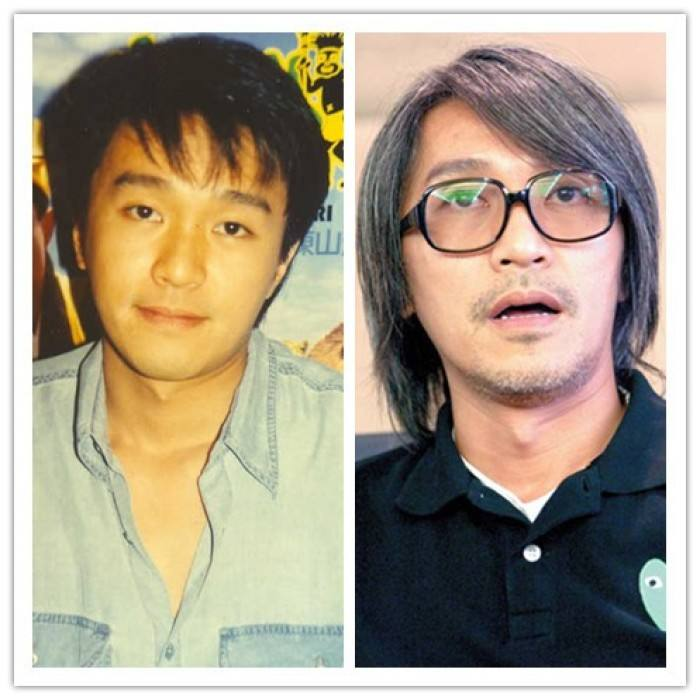
#> input picture Demos/img/xingye-3.png, 700 x 700 px, found by its file name
$ python detectionOpencv.py
#> lines starting #> are read from the running program, lines starting #| are printed output that depends on the picture; after the words box and inside, x2 and y2 are one past the last pixel; in counts of white or black regions, pixels touching at a corner belong together
'''
技术实现思路：
图片转成灰色（降低一维的灰度，减低计算强度）
脸上画矩形
使用训练分类器查找人脸
'''

# 图片转换成灰色，使用 opencv 的 cvtcolor 转换图片色彩
import cv2

filepath = 'F:/Github/DL-data-processing-methods/Demos/img/xingye-3.png'
img = cv2.imread(filepath)
#> img is the input picture: shape (700, 700, 3); mean B, G, R 138.3, 156.8, 168.4

# 转换灰度
gray = cv2.cvtColor(img, cv2.COLOR_BGR2GRAY)
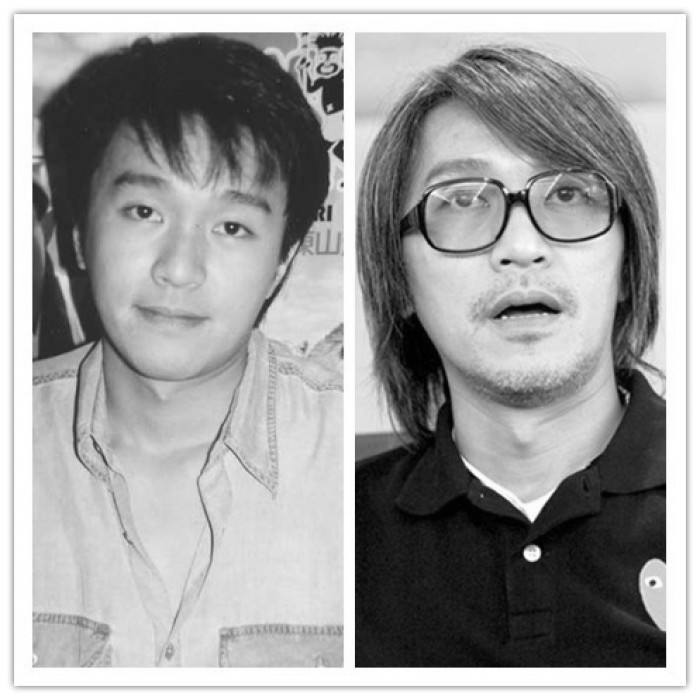
#> gray: shape (700, 700); min 0, max 255, mean 158.1

# 显示图像
cv2.imshow('Image', gray)

cv2.waitKey(0)
cv2.destroyAllWindows()

# 图片上画矩阵，使用 opencv 的 rectangle() 绘制矩形
x = y = 10  # 坐标
w = 100  # 矩形大小（宽、高）
color = (0, 0, 255)  # 定义绘制颜色
cv2.rectangle(img, (x, y), (x + w, y + w), color, 1)  # 绘制矩形
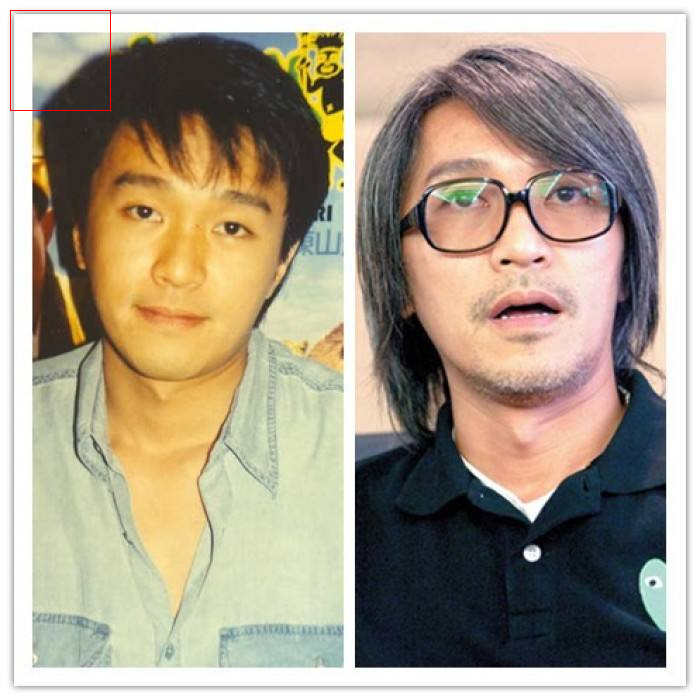
#> img: shape (700, 700, 3); 0.08% of pixels changed, all inside (x1, y1, x2, y2) = (10, 10, 111, 111)
cv2.imshow('Image', img)  # 显示图像
cv2.waitKey(0)
cv2.destroyAllWindows()

# 使用训练分类器查找人脸
'''
使用训练好的人脸模型，使用 Opencv 提供好的人脸分类模型 xml。
基于 Opencv 的人脸识别的算法研究与实现
(1) 高斯平滑技术。由于经常受到噪音的影响，会导致图像在进行预处理时发生数据损坏，图像细节受到损坏等，影响图像的整体质量。
在后期的提取，识别以及检测图像过程中都会受到一定的影响，因此需要去除噪音。在应用高斯平滑技术时，将其与自适应滤波法、中值
滤波滤波法等方式相比，无论是频率效果还是空间域，效果都更加明显，在增强低频信息的同时，能够将图像的边缘轮廓保留下来。
(2) 对比增强技术。应用对比度增强技术能够将图像中不同亮点进行分层，在测量过程中还能够统计各个点的像素，再将所得出的像素数据进行比较。
能进一步扩大各个点与周围像素之间的差异，从而增强对比度。在这一过程中，可以选择局部标准差，局部均值等方式进行比较和强化。
(3) Harr特征算法。

检测人脸
人脸识别系统，就是通过摄像头对人脸的轮廓和特征进行识别，其基础技术为轮廓对称检测方法，它可以在较为复杂的环境中获得关于人脸的信息，最终
筛选出更完整的人脸图像。

基于摄像头，在动态图像中获取一张静态的照片，同时锁定具体的位置，然后采用逐级处理技术对图片进行处理，同时以 Harr-like 为基础提取脸部信息，最后
将提取的脸部信息与数据库的信息进行对比，使用 Opencv 归一化平方差的匹配，完成人脸识别。

# 图像预处理
高斯平滑处理
灰度变换
对比度增强
二值化
# 识别特征
Harr-like 特征方式。目前，人脸检测的方式包括统计、知识，Harr-like 属于前者，Haar包括对角线特征、中心特征、线性特征、边缘特征四部分，作为判定
的基本元素，其特征图模块由白色和黑色构成，例如：某模板的特征值为F，其数值是有白色矩阵和黑色矩阵像素之差而获得的。在别是人脸特征的过程中，系统会
将图片划分为若干个小窗口，计算机根据各个区域所对应的特征，使用分类器对特征进行详细的筛选，从而做出更加准确的判断。在分析识别的过程中，系统可以
根据窗口设置的类型和矩阵位置与大小，从对应的图像中获取有价值的信息集合。
例如在一个尺寸为 24*24 像素的窗口中，就具有上万个以上的矩阵特征。
'''

# Opencv 人脸识别分类器
classifier = cv2.CascadeClassifier(
    'D:\python\python 3.5\Lib\site-packages\opencv-master\data\haarcascades\haarcascade_frontalface_default.xml')
color = (0, 255, 0)  # 定义绘制颜色

# 调用识别人脸
'''
gray:转换的灰图
scaleFactor:图像缩放比例，可理解为相机的 X 倍镜
minNeighbors：对特征检测点周边多少有效点同时检测，这样可避免因选择的特征检测点太小而导致遗漏
minSize:特征检测点的最小尺寸
'''
faceRects = classifier.detectMultiScale(gray, scaleFactor=1.2, minNeighbors=3, minSize=(32, 32))
#> faceRects = [[72, 144, 219, 219], [382, 98, 286, 286]]

# 传统算法对于眼睛和嘴巴的绘制都是经验式的
if len(faceRects):  # 大于 0 则检测出人脸
    for faceRect in faceRects:  # 单独框出每一张人脸
        x, y, w, h = faceRect
        # 框出人脸
        cv2.rectangle(img, (x, y), (x + h, y + w), color, 2)
        # 左眼
        cv2.circle(img, (x + w // 4, y + h // 4 + 30), min(w // 8, h // 8), color)
        # 右眼
        cv2.circle(img, (x + 3 * w // 4, y + h // 4 + 30), min(w // 8, h // 8), color)
        # 嘴巴
        cv2.rectangle(img, (x + 3 * w // 8, y + 3 * h // 4), (x + 5 * w // 8, y + 7 * h // 8), color)
#> this loop made 2 passes
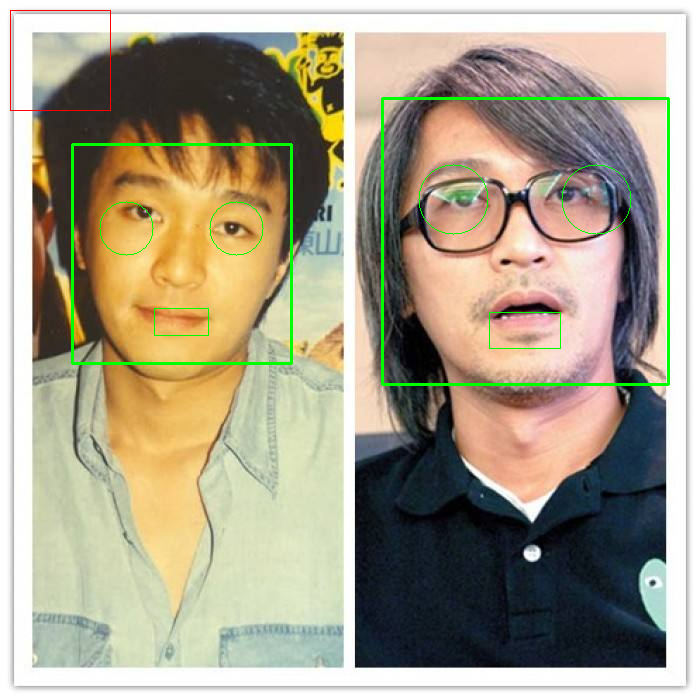
#> img: shape (700, 700, 3); 1.45% of pixels changed, all inside (x1, y1, x2, y2) = (71, 97, 670, 386)

cv2.imshow('image', img)  # 显示图像
c = cv2.waitKey(10)
#> (key Esc is pressed here)

cv2.waitKey(0)
cv2.destroyAllWindows()

$ run again, with Demos/img/xingye-1.png copied over Demos/img/xingye-3.png
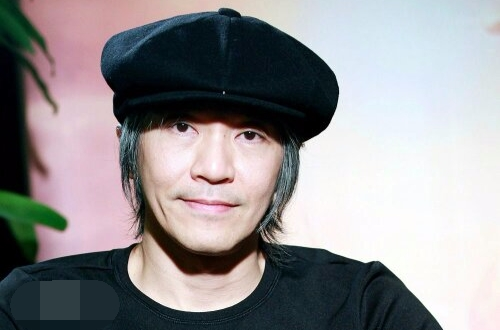
#> input picture Demos/img/xingye-1.png, 500 x 330 px, found by its file name
#> img is the input picture: shape (330, 500, 3); mean B, G, R 146.8, 144.4, 146.4
#> `cv2.rectangle(img, (x, y), (x + w, y + w), color, 1)`:
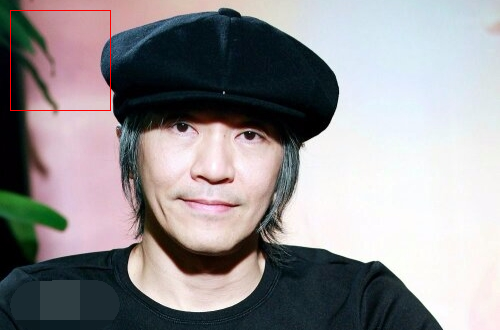
#> img: shape (330, 500, 3); 0.24% of pixels changed, all inside (x1, y1, x2, y2) = (10, 10, 111, 111)
#> faceRects = [[124, 65, 180, 180]]
#> the loop `for faceRect in faceRects:` made 1 pass
#> after the loop `for faceRect in faceRects:`:
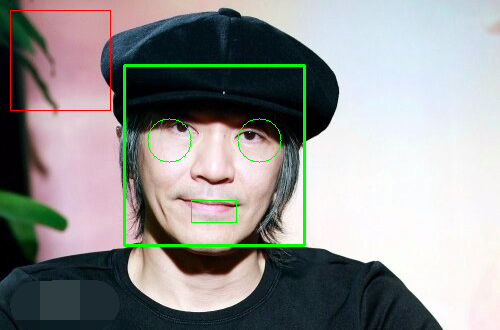
#> img: shape (330, 500, 3); 1.54% of pixels changed, all inside (x1, y1, x2, y2) = (123, 64, 306, 247)

$ run again, with Demos/img/xingye-2.png copied over Demos/img/xingye-3.png
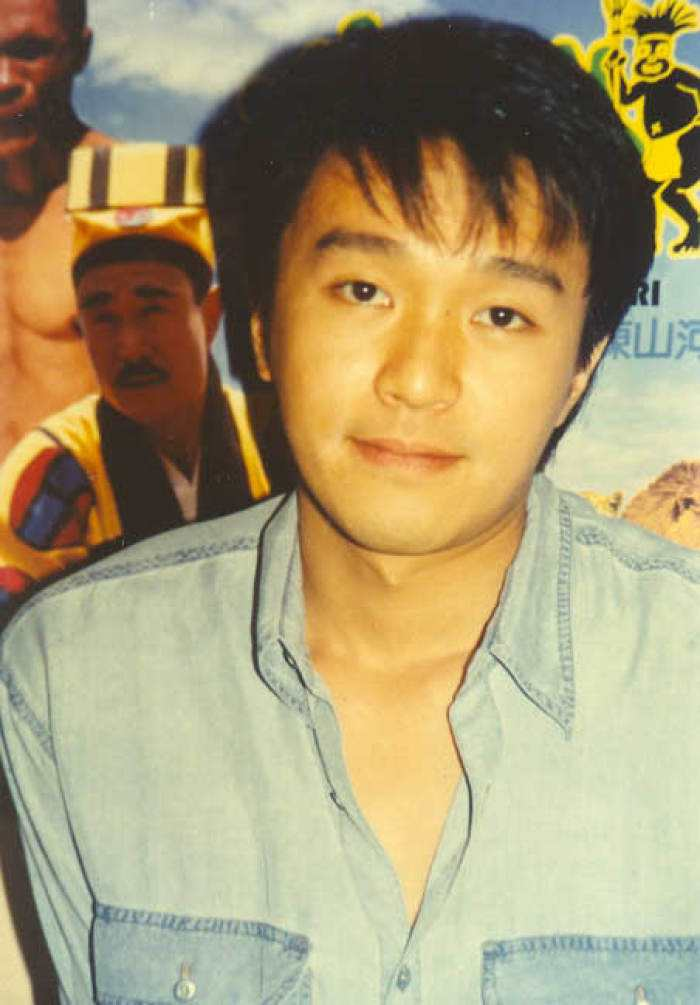
#> input picture Demos/img/xingye-2.png, 700 x 1005 px, found by its file name
#> img is the input picture: shape (1005, 700, 3); mean B, G, R 116.3, 155.4, 169.4
#> `cv2.rectangle(img, (x, y), (x + w, y + w), color, 1)`:
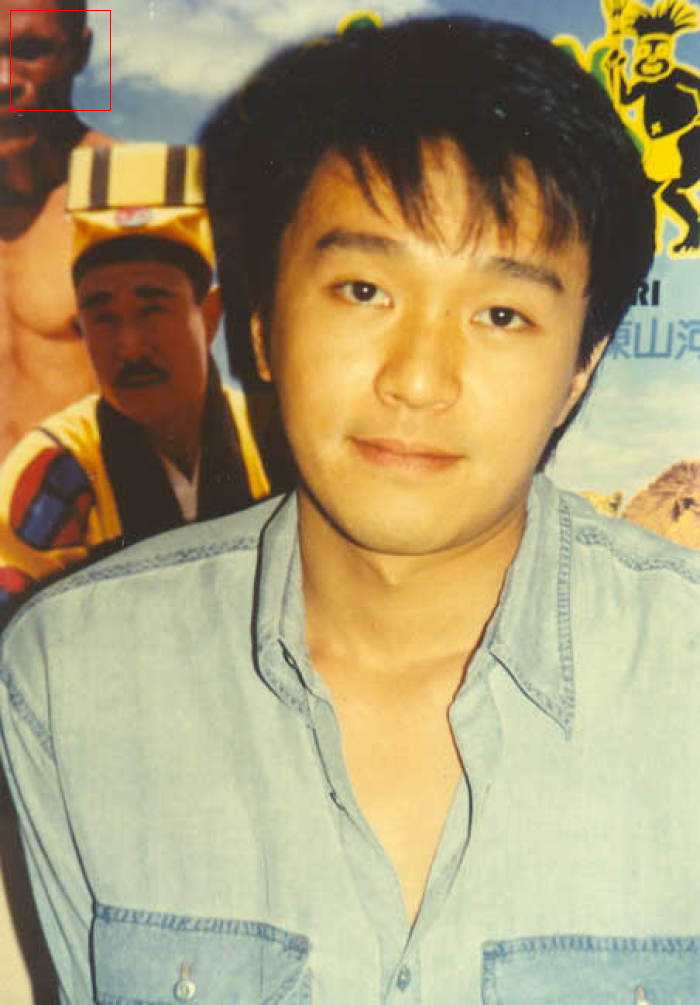
#> img: shape (1005, 700, 3); 0.06% of pixels changed, all inside (x1, y1, x2, y2) = (10, 10, 111, 111)
#> faceRects = [[247, 183, 352, 352]]
#> the loop `for faceRect in faceRects:` made 1 pass
#> after the loop `for faceRect in faceRects:`:
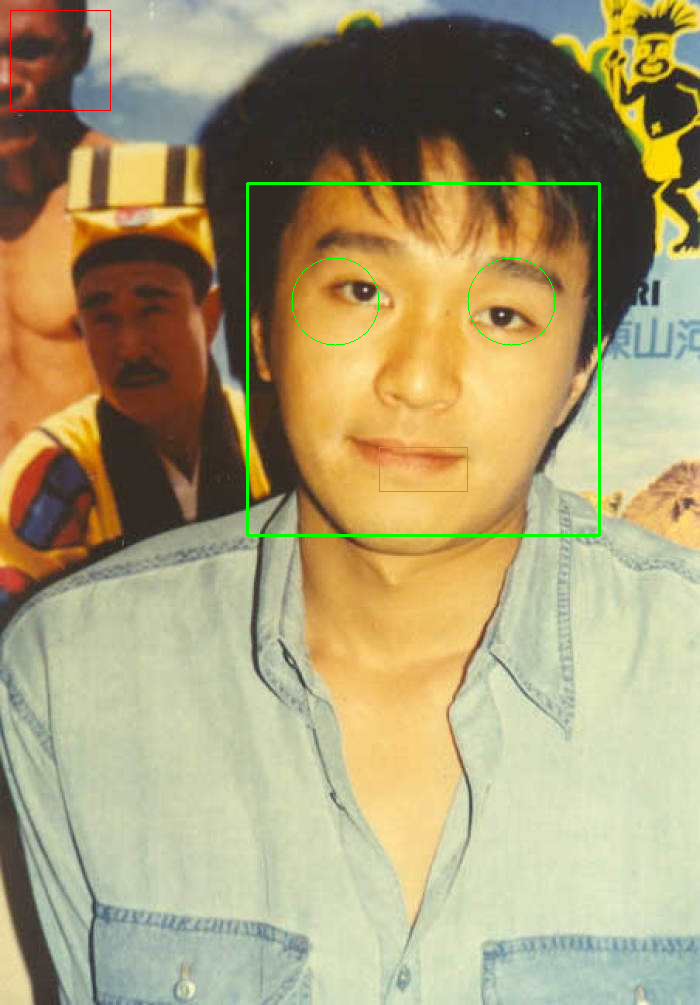
#> img: shape (1005, 700, 3); 0.71% of pixels changed, all inside (x1, y1, x2, y2) = (246, 182, 601, 537)

$ run again, with Demos/img/ag-2.png copied over Demos/img/xingye-3.png
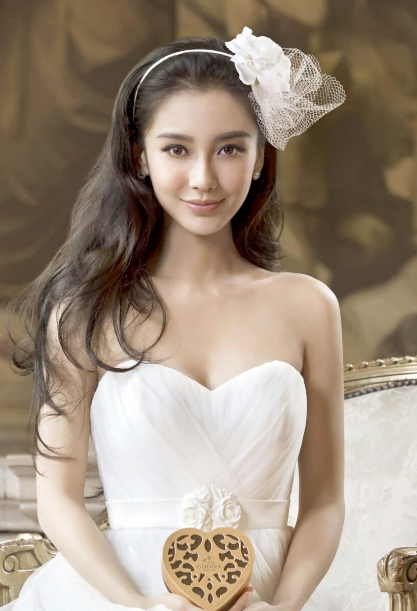
#> input picture Demos/img/ag-2.png, 417 x 611 px, found by its file name
#> img is the input picture: shape (611, 417, 3); mean B, G, R 125.6, 142.2, 158.2
#> `cv2.rectangle(img, (x, y), (x + w, y + w), color, 1)`:
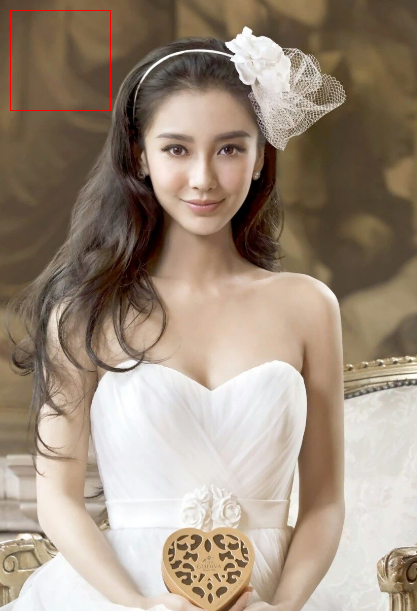
#> img: shape (611, 417, 3); 0.16% of pixels changed, all inside (x1, y1, x2, y2) = (10, 10, 111, 111)
#> faceRects = [[133, 96, 136, 136]]
#> the loop `for faceRect in faceRects:` made 1 pass
#> after the loop `for faceRect in faceRects:`:
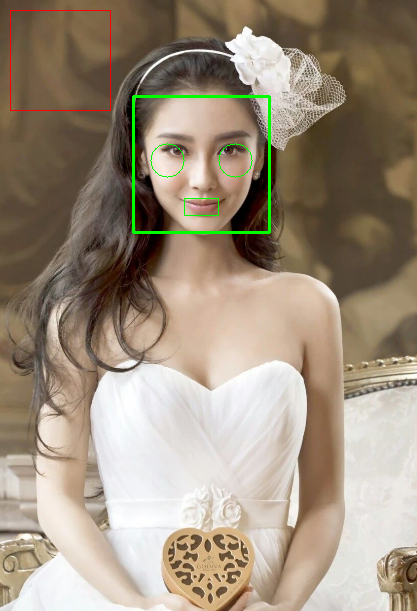
#> img: shape (611, 417, 3); 0.75% of pixels changed, all inside (x1, y1, x2, y2) = (132, 95, 271, 234)
